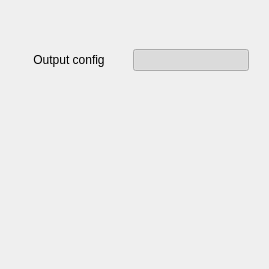
<?xml version="1.0" encoding="UTF-8"?>
<ui version="4.0">
 <class>Max14906SettingsTab</class>
 <widget class="QWidget" name="Max14906SettingsTab">
  <property name="geometry">
   <rect>
    <x>0</x>
    <y>0</y>
    <width>269</width>
    <height>269</height>
   </rect>
  </property>
  <property name="windowTitle">
   <string>Form</string>
  </property>
  <layout class="QVBoxLayout" name="verticalLayout">
   <property name="rightMargin">
    <number>20</number>
   </property>
   <item>
    <spacer name="verticalSpacer_3">
     <property name="orientation">
      <enum>Qt::Vertical</enum>
     </property>
     <property name="sizeType">
      <enum>QSizePolicy::Fixed</enum>
     </property>
     <property name="sizeHint" stdset="0">
      <size>
       <width>237</width>
       <height>21</height>
      </size>
     </property>
    </spacer>
   </item>
   <item>
    <layout class="QVBoxLayout" name="verticalLayout_maxTimer"/>
   </item>
   <item>
    <spacer name="verticalSpacer">
     <property name="orientation">
      <enum>Qt::Vertical</enum>
     </property>
     <property name="sizeType">
      <enum>QSizePolicy::Fixed</enum>
     </property>
     <property name="sizeHint" stdset="0">
      <size>
       <width>237</width>
       <height>17</height>
      </size>
     </property>
    </spacer>
   </item>
   <item>
    <layout class="QHBoxLayout" name="horizontalLayout">
     <item>
      <widget class="QLabel" name="label">
       <property name="text">
        <string>Output config</string>
       </property>
       <property name="alignment">
        <set>Qt::AlignCenter</set>
       </property>
      </widget>
     </item>
     <item>
      <widget class="adiscope::CustomSwitch" name="customSwitch">
       <property name="text">
        <string/>
       </property>
       <property name="checkable">
        <bool>true</bool>
       </property>
       <property name="checked">
        <bool>true</bool>
       </property>
      </widget>
     </item>
    </layout>
   </item>
   <item>
    <spacer name="verticalSpacer_2">
     <property name="orientation">
      <enum>Qt::Vertical</enum>
     </property>
     <property name="sizeHint" stdset="0">
      <size>
       <width>17</width>
       <height>119</height>
      </size>
     </property>
    </spacer>
   </item>
  </layout>
 </widget>
 <customwidgets>
  <customwidget>
   <class>adiscope::CustomSwitch</class>
   <extends>QPushButton</extends>
   <header>gui/customSwitch.hpp</header>
  </customwidget>
 </customwidgets>
 <resources/>
 <connections/>
</ui>
